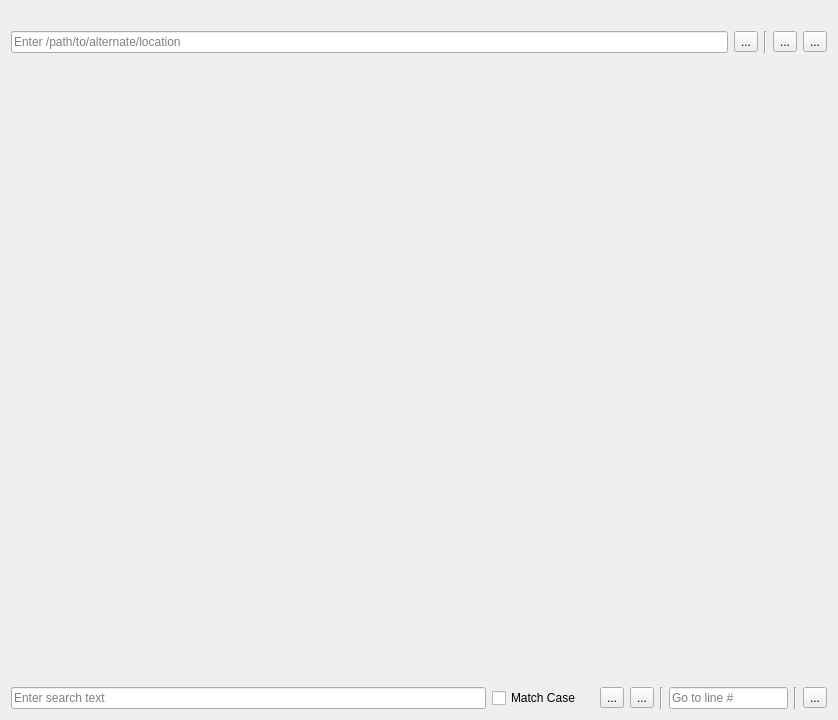
<?xml version="1.0" encoding="UTF-8"?>
<ui version="4.0">
 <class>SeerEditorWidgetForm</class>
 <widget class="QWidget" name="SeerEditorWidgetForm">
  <property name="geometry">
   <rect>
    <x>0</x>
    <y>0</y>
    <width>838</width>
    <height>720</height>
   </rect>
  </property>
  <property name="windowTitle">
   <string>SeerEditorWidgetForm</string>
  </property>
  <layout class="QVBoxLayout" name="verticalLayout">
   <item>
    <layout class="QGridLayout" name="alternateBarLayout">
     <item row="1" column="3">
      <widget class="QToolButton" name="alternateAddToGlobalToolButton">
       <property name="toolTip">
        <string>Add path to global list of alternate directories.</string>
       </property>
       <property name="text">
        <string>...</string>
       </property>
       <property name="icon">
        <iconset resource="../SeeDataStructureRc.qrc">
         <normaloff>:/resources/RelaxLightIcons/list-add.svg</normaloff>:/resources/RelaxLightIcons/list-add.svg</iconset>
       </property>
      </widget>
     </item>
     <item row="0" column="0" colspan="5">
      <widget class="QLabel" name="alternateLabel">
       <property name="text">
        <string/>
       </property>
      </widget>
     </item>
     <item row="1" column="4">
      <widget class="QToolButton" name="alternateCloseToolButton">
       <property name="toolTip">
        <string>Close the alternate bar.</string>
       </property>
       <property name="text">
        <string>...</string>
       </property>
       <property name="icon">
        <iconset resource="../SeeDataStructureRc.qrc">
         <normaloff>:/resources/RelaxLightIcons/list-remove.svg</normaloff>:/resources/RelaxLightIcons/list-remove.svg</iconset>
       </property>
      </widget>
     </item>
     <item row="1" column="2">
      <widget class="Line" name="line_3">
       <property name="orientation">
        <enum>Qt::Vertical</enum>
       </property>
      </widget>
     </item>
     <item row="1" column="0">
      <widget class="QLineEdit" name="alternateLineEdit">
       <property name="toolTip">
        <string>Enter path for alternate location.</string>
       </property>
       <property name="placeholderText">
        <string>Enter /path/to/alternate/location</string>
       </property>
       <property name="clearButtonEnabled">
        <bool>true</bool>
       </property>
      </widget>
     </item>
     <item row="1" column="1">
      <widget class="QToolButton" name="alternateFileOpenToolButton">
       <property name="toolTip">
        <string>Open file dialog for alternate location.</string>
       </property>
       <property name="text">
        <string>...</string>
       </property>
       <property name="icon">
        <iconset resource="../SeeDataStructureRc.qrc">
         <normaloff>:/resources/RelaxLightIcons/document-open.svg</normaloff>:/resources/RelaxLightIcons/document-open.svg</iconset>
       </property>
      </widget>
     </item>
    </layout>
   </item>
   <item>
    <widget class="SeerEditorWidgetSourceArea" name="sourceWidget" native="true">
     <property name="sizePolicy">
      <sizepolicy hsizetype="Preferred" vsizetype="Preferred">
       <horstretch>0</horstretch>
       <verstretch>100</verstretch>
      </sizepolicy>
     </property>
    </widget>
   </item>
   <item>
    <layout class="QHBoxLayout" name="searchBarLayout">
     <item>
      <widget class="QLineEdit" name="searchTextLineEdit">
       <property name="sizePolicy">
        <sizepolicy hsizetype="Expanding" vsizetype="Fixed">
         <horstretch>80</horstretch>
         <verstretch>0</verstretch>
        </sizepolicy>
       </property>
       <property name="toolTip">
        <string>Enter text to search for.</string>
       </property>
       <property name="placeholderText">
        <string>Enter search text</string>
       </property>
       <property name="clearButtonEnabled">
        <bool>true</bool>
       </property>
      </widget>
     </item>
     <item>
      <widget class="QCheckBox" name="matchCaseCheckBox">
       <property name="text">
        <string>Match Case</string>
       </property>
      </widget>
     </item>
     <item>
      <widget class="QLabel" name="matchesLabel">
       <property name="text">
        <string/>
       </property>
      </widget>
     </item>
     <item>
      <widget class="QToolButton" name="searchDownToolButton">
       <property name="toolTip">
        <string>Search for the next occurance.</string>
       </property>
       <property name="text">
        <string>...</string>
       </property>
       <property name="icon">
        <iconset>
         <normaloff>:/seer/resources/RelaxLightIcons/go-down.svg</normaloff>:/seer/resources/RelaxLightIcons/go-down.svg</iconset>
       </property>
      </widget>
     </item>
     <item>
      <widget class="QToolButton" name="searchUpToolButton">
       <property name="toolTip">
        <string>Search for the previous occurance.</string>
       </property>
       <property name="text">
        <string>...</string>
       </property>
       <property name="icon">
        <iconset>
         <normaloff>:/seer/resources/RelaxLightIcons/go-up.svg</normaloff>:/seer/resources/RelaxLightIcons/go-up.svg</iconset>
       </property>
      </widget>
     </item>
     <item>
      <widget class="Line" name="line_1">
       <property name="orientation">
        <enum>Qt::Vertical</enum>
       </property>
      </widget>
     </item>
     <item>
      <widget class="QLineEdit" name="searchLineNumberLineEdit">
       <property name="sizePolicy">
        <sizepolicy hsizetype="Expanding" vsizetype="Fixed">
         <horstretch>20</horstretch>
         <verstretch>0</verstretch>
        </sizepolicy>
       </property>
       <property name="toolTip">
        <string>Scroll to a specific line.</string>
       </property>
       <property name="placeholderText">
        <string>Go to line #</string>
       </property>
      </widget>
     </item>
     <item>
      <widget class="Line" name="line_2">
       <property name="orientation">
        <enum>Qt::Vertical</enum>
       </property>
      </widget>
     </item>
     <item>
      <widget class="QToolButton" name="searchCloseToolButton">
       <property name="toolTip">
        <string>Close the search bar.</string>
       </property>
       <property name="text">
        <string>...</string>
       </property>
       <property name="icon">
        <iconset>
         <normaloff>:/seer/resources/RelaxLightIcons/list-remove.svg</normaloff>:/seer/resources/RelaxLightIcons/list-remove.svg</iconset>
       </property>
      </widget>
     </item>
    </layout>
   </item>
  </layout>
 </widget>
 <customwidgets>
  <customwidget>
   <class>SeerEditorWidgetSourceArea</class>
   <extends>QWidget</extends>
   <header location="global">SeerEditorWidget.h</header>
   <container>1</container>
  </customwidget>
 </customwidgets>
 <resources>
  <include location="../SeeDataStructureRc.qrc"/>
 </resources>
 <connections/>
</ui>
